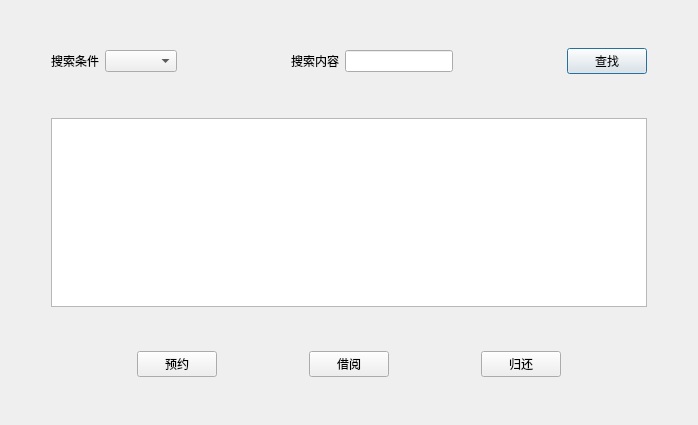
<?xml version="1.0" encoding="UTF-8"?>
<ui version="4.0">
 <class>Dialog</class>
 <widget class="QDialog" name="Dialog">
  <property name="geometry">
   <rect>
    <x>0</x>
    <y>0</y>
    <width>698</width>
    <height>425</height>
   </rect>
  </property>
  <property name="windowTitle">
   <string>Dialog</string>
  </property>
  <layout class="QGridLayout" name="gridLayout">
   <item row="3" column="1">
    <widget class="QTableWidget" name="tableWidget"/>
   </item>
   <item row="1" column="1">
    <layout class="QHBoxLayout" name="horizontalLayout">
     <item>
      <widget class="QLabel" name="label">
       <property name="text">
        <string>搜索条件</string>
       </property>
      </widget>
     </item>
     <item>
      <widget class="QComboBox" name="comboBox"/>
     </item>
     <item>
      <spacer name="horizontalSpacer">
       <property name="orientation">
        <enum>Qt::Horizontal</enum>
       </property>
       <property name="sizeHint" stdset="0">
        <size>
         <width>40</width>
         <height>20</height>
        </size>
       </property>
      </spacer>
     </item>
     <item>
      <widget class="QLabel" name="label_2">
       <property name="text">
        <string>搜索内容</string>
       </property>
      </widget>
     </item>
     <item>
      <widget class="QLineEdit" name="lineEdit"/>
     </item>
     <item>
      <spacer name="horizontalSpacer_3">
       <property name="orientation">
        <enum>Qt::Horizontal</enum>
       </property>
       <property name="sizeHint" stdset="0">
        <size>
         <width>40</width>
         <height>20</height>
        </size>
       </property>
      </spacer>
     </item>
     <item>
      <widget class="QPushButton" name="pushButton">
       <property name="text">
        <string>查找</string>
       </property>
      </widget>
     </item>
    </layout>
   </item>
   <item row="2" column="1">
    <spacer name="verticalSpacer">
     <property name="orientation">
      <enum>Qt::Vertical</enum>
     </property>
     <property name="sizeType">
      <enum>QSizePolicy::Expanding</enum>
     </property>
     <property name="sizeHint" stdset="0">
      <size>
       <width>20</width>
       <height>40</height>
      </size>
     </property>
    </spacer>
   </item>
   <item row="5" column="1">
    <layout class="QHBoxLayout" name="horizontalLayout_2">
     <item>
      <spacer name="horizontalSpacer_5">
       <property name="orientation">
        <enum>Qt::Horizontal</enum>
       </property>
       <property name="sizeHint" stdset="0">
        <size>
         <width>40</width>
         <height>20</height>
        </size>
       </property>
      </spacer>
     </item>
     <item>
      <widget class="QPushButton" name="pushButton_2">
       <property name="text">
        <string>预约</string>
       </property>
      </widget>
     </item>
     <item>
      <spacer name="horizontalSpacer_6">
       <property name="orientation">
        <enum>Qt::Horizontal</enum>
       </property>
       <property name="sizeHint" stdset="0">
        <size>
         <width>40</width>
         <height>20</height>
        </size>
       </property>
      </spacer>
     </item>
     <item>
      <widget class="QPushButton" name="pushButton_3">
       <property name="text">
        <string>借阅</string>
       </property>
      </widget>
     </item>
     <item>
      <spacer name="horizontalSpacer_7">
       <property name="orientation">
        <enum>Qt::Horizontal</enum>
       </property>
       <property name="sizeHint" stdset="0">
        <size>
         <width>40</width>
         <height>20</height>
        </size>
       </property>
      </spacer>
     </item>
     <item>
      <widget class="QPushButton" name="pushButton_4">
       <property name="text">
        <string>归还</string>
       </property>
      </widget>
     </item>
     <item>
      <spacer name="horizontalSpacer_8">
       <property name="orientation">
        <enum>Qt::Horizontal</enum>
       </property>
       <property name="sizeHint" stdset="0">
        <size>
         <width>40</width>
         <height>20</height>
        </size>
       </property>
      </spacer>
     </item>
    </layout>
   </item>
   <item row="6" column="1">
    <spacer name="verticalSpacer_4">
     <property name="orientation">
      <enum>Qt::Vertical</enum>
     </property>
     <property name="sizeHint" stdset="0">
      <size>
       <width>20</width>
       <height>40</height>
      </size>
     </property>
    </spacer>
   </item>
   <item row="3" column="0">
    <spacer name="horizontalSpacer_10">
     <property name="orientation">
      <enum>Qt::Horizontal</enum>
     </property>
     <property name="sizeType">
      <enum>QSizePolicy::Minimum</enum>
     </property>
     <property name="sizeHint" stdset="0">
      <size>
       <width>40</width>
       <height>20</height>
      </size>
     </property>
    </spacer>
   </item>
   <item row="0" column="1">
    <spacer name="verticalSpacer_3">
     <property name="orientation">
      <enum>Qt::Vertical</enum>
     </property>
     <property name="sizeHint" stdset="0">
      <size>
       <width>20</width>
       <height>40</height>
      </size>
     </property>
    </spacer>
   </item>
   <item row="4" column="1">
    <spacer name="verticalSpacer_2">
     <property name="orientation">
      <enum>Qt::Vertical</enum>
     </property>
     <property name="sizeHint" stdset="0">
      <size>
       <width>20</width>
       <height>40</height>
      </size>
     </property>
    </spacer>
   </item>
   <item row="3" column="2">
    <spacer name="horizontalSpacer_11">
     <property name="orientation">
      <enum>Qt::Horizontal</enum>
     </property>
     <property name="sizeType">
      <enum>QSizePolicy::Minimum</enum>
     </property>
     <property name="sizeHint" stdset="0">
      <size>
       <width>40</width>
       <height>20</height>
      </size>
     </property>
    </spacer>
   </item>
  </layout>
 </widget>
 <resources/>
 <connections/>
</ui>
